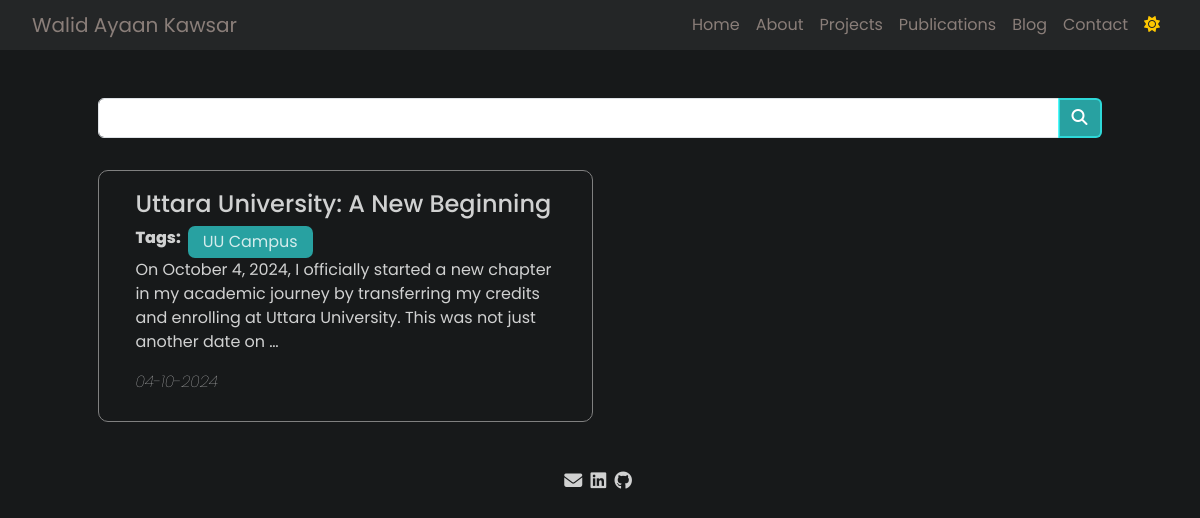
Screenshot of /blog/ with the database file from the repository.
### main/models.py (models this page shows)
class Blog(models.Model):
    name = models.CharField(max_length=100, blank=True, null=True)
    picture = models.ImageField(upload_to='picture of blog/', blank=True, null=True)
    tag = models.ManyToManyField(Tags, related_name="blog", blank=True)
    date = models.DateField(blank=True, null=True)
    description = models.TextField(blank=True, null=True)

class Tags(models.Model):
    Tag_name = models.CharField(max_length=100, unique=True, blank=True, null=True)

### main/views.py (the view)
# urls.py: 2. Add a URL to urlpatterns:  path('blog/', include('blog.urls'))
def blog(request):
    links = Contact.objects.first()
    posts = Blog.objects.all()
    return render(request, 'pages/blog.html', {'posts': posts, 'link': links})

### templates/pages/blog.html (shortened to what this page needs)
{% load static %}
<!DOCTYPE html>
<html lang="en">
<head>
    <link href="https://cdn.jsdelivr.net/npm/bootstrap@5.3.2/dist/css/bootstrap.min.css" rel="stylesheet"
>
    <link rel="stylesheet" href="https://cdnjs.cloudflare.com/ajax/libs/font-awesome/6.4.2/css/all.min.css"
 />
    <link rel="stylesheet" href="{% static "css/all.css" %}">
    <link rel="stylesheet" href="{% static "css/blog.css" %}">
</head>
<body id="body" class="dark-mode">
    <nav class="navbar navbar-expand-lg">
        <div class="">
            <a class="navbar-brand" href="../index">Walid Ayaan Kawsar</a>
        </div>
        <div class="collapse navbar-collapse" id="navbarNav">
            <ul class="navbar-nav ms-auto">
                <li class="nav-item">
                    <a class="nav-link" href="{% url 'home' %}">Home</a>
                </li>
                <li class="nav-item">
                    <a class="nav-link" href="{% url 'about' %}">About</a>
                </li>
                <li class="nav-item">
                    <a class="nav-link" href="{% url 'project' %}">Projects</a>
                </li>
                <li class="nav-item">
                    <a class="nav-link" href="{% url 'publications' %}">Publications</a>
                </li>
                <li class="nav-item">
                    <a class="nav-link" href="{% url 'blog' %}">Blog</a>
                </li>
                <li class="nav-item">
                    <a class="nav-link" href="{% url 'contact' %}">Contact</a>
                </li>
                <li>
                    <button class="nav-link" id="toggle-mode"><i class="fa-solid fa-sun"
                            style="color: #ffc800;"></i></button>
                </li>
            </ul>
        </div>
    </nav>
    <section>
        <div id="blog-container">
            <form method="get" action="{% url 'search' %}">
                <div class="input-group">
                    <input type="text" name="q" class="form-control" placeholder="Search this blog" value="{{ request.GET.q }}">
                    <div class="input-group-append">
                        <button class="btn btn-primary" type="submit" id="search-btn">
                            <i class="fa fa-search"></i>
                        </button>
                    </div>
                </div>
            </form>
            <div id="posts-container">
                {% for post in posts %}
                <a href="{% url 'blogdetails' post.id %}" class="post">
                    <button type="submit">
                        <h4>{{ post.name }}</h4>
                        <div class="tags-container">
                            <span style="font-weight: 800;">Tags: </span>
                            {% for tag in post.tag.all %}
                                <span class="tag">{{ tag.Tag_name }}</span>
                            {% endfor %}
                        </div>
                        <p>{{ post.description|truncatewords:30 }}</p>
                        <p class="blog-date fst-italic fw-lighter">{{ post.date|date:"d-m-Y" }}</p>
                    </button>
                </a>
                {% endfor %}
            </div>
        </div>
    </section>
    <footer>
        <a href="mailto: {{ link.mail }}"><i class="fa-solid fa-envelope"></i></a>
        <a href="{{ link.linkedin }}"><i class="fa-brands fa-linkedin"></i></a>
        <a href="{{ link.github }}"><i class="fa-brands fa-github"></i></a>
    </footer>
</body>
</html>

### static/css/all.css (style rules this page uses)
:root { --fontColor: rgba(255,255,255,0.8); --BGcolor: #17191a; --navBG: #242627; }
body.dark-mode { --fontColor: rgba(255,255,255,0.8); --BGcolor: #17191a; background-color: #17191a !important; color: rgba(255,255,255,0.8) !important; font-family: 'Poppins', sans-serif !important; }
nav { background-color: var(--BGcolor) !important; color: var(--fontColor) !important; padding: 0.3rem 2rem !important; }
.navbar { background-color: var(--navBG) !important; }
.navbar-brand, .nav-link { color: #8a7e79 !important; }
.nav-link { position: relative; text-decoration: none; }
.nav-link::before { content: ''; position: absolute; bottom: 0; left: 0; width: 0; height: 2px; background-color: #0088ff; transition: width 0.3s ease; }
section { padding: 0 4.5rem; }
footer { width: 100%; text-align: center; }
footer > a > i { color: var(--fontColor); font-size: large; margin-right: 4px; }

### static/css/blog.css (style rules this page uses)
#blog-container { width: 95% !important; margin: 3rem auto !important; }
input::placeholder { color: var(--fontColor) !important; }
#search-btn { border-top-left-radius: 0; border-bottom-left-radius: 0; background-color: rgba(52, 253, 253, 0.597) !important; border: 2px solid rgba(52, 253, 253, 0.597) !important; }
#posts-container { padding-top: 2rem !important; display: grid; grid-template-columns: repeat(2, 1fr); grid-gap: 15px; }
.post { padding: 18px 30px 10px 30px; border-radius: 10px; border: 1px solid gray; }
.post>button { background-color: transparent !important; border: none !important; color: var(--fontColor) !important; text-align: left; }
.tag { padding: 4px 15px; background-color: rgba(52, 253, 253, 0.597); border-radius: 7px; white-space: nowrap; }
.tags-container { display: flex; flex-wrap: wrap; gap: 7px; }

### rows the page displays
Blog: name "Uttara University: A New Beginning", description "On October 4, 2024, I officially started a new chapter in my academic journey by transferring my credits and enrolling at Uttara University. This was not just another date on …", date "04-10-2024"
Tags: Tag_name "UU Campus"
